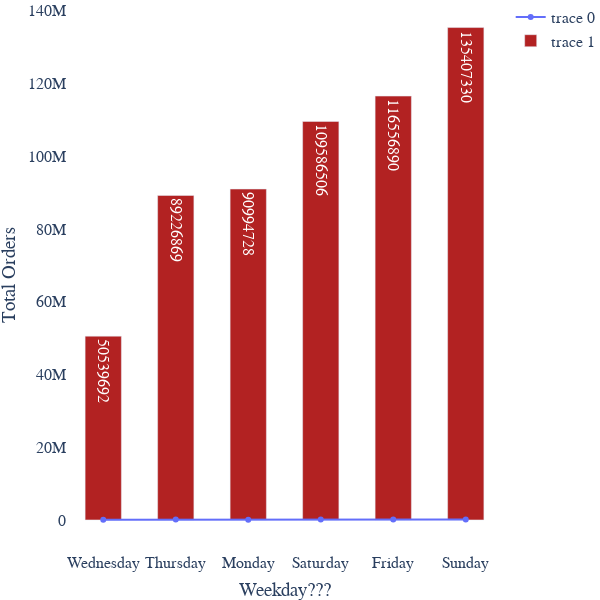

Write notebook code for a chart like this one.
### Code cell
fig_combi = go.Figure()

fig_combi.add_trace(
    go.Scatter(
        x= df.wday, 
        y=df.orders
    ))

fig_combi.add_trace(
    go.Bar(
        x= df.wday, 
        y=df.sales_per_hour,
        marker_color='firebrick', 
    text = df.sales_per_hour,
    textposition = 'auto',
    width = 0.5))
fig_combi.update_xaxes(
     title_text = 'Weekday???')
fig_combi.update_yaxes(
     title_text = 'Total Orders',
      )
fig_combi.update_layout(
    plot_bgcolor='rgba(0,0,0,0)',
    width=600,
    height=600,
    margin={"r":0,"t":0,"l":0,"b":0},
    font_family = "Switzerland",
    font_size=16,
    # legend_title_text='Order Size',
    # legend=dict(
    #     yanchor="top",
    #     y=0.95,
    #     xanchor="left",
    #     x=0.05)
    )

fig_combi.show()

### Figure 1 — Plotly figure (JSON) as saved in the notebook; plotly's stock layout.template omitted (floating-point values rounded to 4 significant figures)
{"data": [{"type": "scatter", "x": ["Wednesday", "Thursday", "Monday", "Saturday", "Friday", "Sunday"], "y": [63827, 93135, 80250, 92346, 99624, 100958]}, {"marker": {"color": "firebrick"}, "text": [50539692, 89226869, 90994728, 109586506, 116556890, 135407330], "textposition": "auto", "type": "bar", "width": 0.5, "x": ["Wednesday", "Thursday", "Monday", "Saturday", "Friday", "Sunday"], "y": [50539692, 89226869, 90994728, 109586506, 116556890, 135407330]}], "layout": {"font": {"family": "Switzerland", "size": 16}, "height": 600, "margin": {"b": 0, "l": 0, "r": 0, "t": 0}, "plot_bgcolor": "rgba(0,0,0,0)", "width": 600, "xaxis": {"title": {"text": "Weekday???"}}, "yaxis": {"title": {"text": "Total Orders"}}}}
